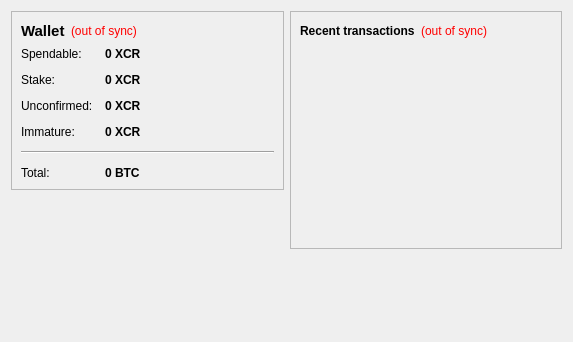
<?xml version="1.0" encoding="UTF-8"?>
<ui version="4.0">
 <class>OverviewPage</class>
 <widget class="QWidget" name="OverviewPage">
  <property name="geometry">
   <rect>
    <x>0</x>
    <y>0</y>
    <width>573</width>
    <height>342</height>
   </rect>
  </property>
  <property name="windowTitle">
   <string>Form</string>
  </property>
  <layout class="QHBoxLayout" name="horizontalLayout" stretch="1,1">
   <item>
    <layout class="QVBoxLayout" name="verticalLayout_2">
     <item>
      <widget class="QFrame" name="frame">
       <property name="frameShape">
        <enum>QFrame::StyledPanel</enum>
       </property>
       <property name="frameShadow">
        <enum>QFrame::Raised</enum>
       </property>
       <layout class="QVBoxLayout" name="verticalLayout_4">
        <item>
         <layout class="QHBoxLayout" name="horizontalLayout_4">
          <item>
           <widget class="QLabel" name="label_5">
            <property name="font">
             <font>
              <pointsize>11</pointsize>
              <weight>75</weight>
              <bold>true</bold>
             </font>
            </property>
            <property name="text">
             <string>Wallet</string>
            </property>
           </widget>
          </item>
          <item>
           <widget class="QLabel" name="labelWalletStatus">
            <property name="toolTip">
             <string>The displayed information may be out of date. Your wallet automatically synchronizes with the Crinkle network after a connection is established, but this process has not completed yet.</string>
            </property>
            <property name="styleSheet">
             <string notr="true">QLabel { color: red; }</string>
            </property>
            <property name="text">
             <string notr="true">(out of sync)</string>
            </property>
            <property name="alignment">
             <set>Qt::AlignLeading|Qt::AlignLeft|Qt::AlignVCenter</set>
            </property>
           </widget>
          </item>
          <item>
           <spacer name="horizontalSpacer_2">
            <property name="orientation">
             <enum>Qt::Horizontal</enum>
            </property>
            <property name="sizeHint" stdset="0">
             <size>
              <width>40</width>
              <height>20</height>
             </size>
            </property>
           </spacer>
          </item>
         </layout>
        </item>
        <item>
         <layout class="QFormLayout" name="formLayout_2">
          <property name="fieldGrowthPolicy">
           <enum>QFormLayout::AllNonFixedFieldsGrow</enum>
          </property>
          <property name="horizontalSpacing">
           <number>12</number>
          </property>
          <property name="verticalSpacing">
           <number>12</number>
          </property>
          <item row="0" column="0">
           <widget class="QLabel" name="label">
            <property name="text">
             <string>Spendable:</string>
            </property>
           </widget>
          </item>
          <item row="0" column="1">
           <widget class="QLabel" name="labelBalance">
            <property name="font">
             <font>
              <weight>75</weight>
              <bold>true</bold>
             </font>
            </property>
            <property name="cursor">
             <cursorShape>IBeamCursor</cursorShape>
            </property>
            <property name="toolTip">
             <string>Your current spendable balance</string>
            </property>
            <property name="text">
             <string notr="true">0 XCR</string>
            </property>
            <property name="textInteractionFlags">
             <set>Qt::LinksAccessibleByMouse|Qt::TextSelectableByKeyboard|Qt::TextSelectableByMouse</set>
            </property>
           </widget>
          </item>
          <item row="1" column="0">
           <widget class="QLabel" name="label_6">
            <property name="text">
             <string>Stake:</string>
            </property>
           </widget>
          </item>
          <item row="1" column="1">
           <widget class="QLabel" name="labelStake">
            <property name="font">
             <font>
              <weight>75</weight>
              <bold>true</bold>
             </font>
            </property>
            <property name="cursor">
             <cursorShape>IBeamCursor</cursorShape>
            </property>
            <property name="toolTip">
             <string>Total of coins that was staked, and do not yet count toward the current balance</string>
            </property>
            <property name="text">
             <string notr="true">0 XCR</string>
            </property>
            <property name="textInteractionFlags">
             <set>Qt::LinksAccessibleByMouse|Qt::TextSelectableByKeyboard|Qt::TextSelectableByMouse</set>
            </property>
           </widget>
          </item>
          <item row="2" column="0">
           <widget class="QLabel" name="label_3">
            <property name="text">
             <string>Unconfirmed:</string>
            </property>
           </widget>
          </item>
          <item row="2" column="1">
           <widget class="QLabel" name="labelUnconfirmed">
            <property name="font">
             <font>
              <weight>75</weight>
              <bold>true</bold>
             </font>
            </property>
            <property name="cursor">
             <cursorShape>IBeamCursor</cursorShape>
            </property>
            <property name="toolTip">
             <string>Total of transactions that have yet to be confirmed, and do not yet count toward the current balance</string>
            </property>
            <property name="text">
             <string notr="true">0 XCR</string>
            </property>
            <property name="textInteractionFlags">
             <set>Qt::LinksAccessibleByMouse|Qt::TextSelectableByKeyboard|Qt::TextSelectableByMouse</set>
            </property>
           </widget>
          </item>
          <item row="3" column="0">
           <widget class="QLabel" name="labelImmatureText">
            <property name="text">
             <string>Immature:</string>
            </property>
           </widget>
          </item>
          <item row="3" column="1">
           <widget class="QLabel" name="labelImmature">
            <property name="font">
             <font>
              <weight>75</weight>
              <bold>true</bold>
             </font>
            </property>
            <property name="toolTip">
             <string>Mined balance that has not yet matured</string>
            </property>
            <property name="text">
             <string notr="true">0 XCR</string>
            </property>
            <property name="textInteractionFlags">
             <set>Qt::LinksAccessibleByMouse|Qt::TextSelectableByKeyboard|Qt::TextSelectableByMouse</set>
            </property>
           </widget>
          </item>
          <item row="4" column="0" colspan="2">
           <widget class="Line" name="line">
            <property name="orientation">
             <enum>Qt::Horizontal</enum>
            </property>
           </widget>
          </item>
          <item row="5" column="0">
           <widget class="QLabel" name="labelTotalText">
            <property name="text">
             <string>Total:</string>
            </property>
           </widget>
          </item>
          <item row="5" column="1">
           <widget class="QLabel" name="labelTotal">
            <property name="font">
             <font>
              <weight>75</weight>
              <bold>true</bold>
             </font>
            </property>
            <property name="cursor">
             <cursorShape>IBeamCursor</cursorShape>
            </property>
            <property name="toolTip">
             <string>Your current total balance</string>
            </property>
            <property name="text">
             <string notr="true">0 BTC</string>
            </property>
            <property name="textInteractionFlags">
             <set>Qt::LinksAccessibleByMouse|Qt::TextSelectableByKeyboard|Qt::TextSelectableByMouse</set>
            </property>
           </widget>
          </item>
         </layout>
        </item>
       </layout>
      </widget>
     </item>
     <item>
      <spacer name="verticalSpacer">
       <property name="orientation">
        <enum>Qt::Vertical</enum>
       </property>
       <property name="sizeHint" stdset="0">
        <size>
         <width>20</width>
         <height>40</height>
        </size>
       </property>
      </spacer>
     </item>
    </layout>
   </item>
   <item>
    <layout class="QVBoxLayout" name="verticalLayout_3">
     <item>
      <widget class="QFrame" name="frame_2">
       <property name="frameShape">
        <enum>QFrame::StyledPanel</enum>
       </property>
       <property name="frameShadow">
        <enum>QFrame::Raised</enum>
       </property>
       <layout class="QVBoxLayout" name="verticalLayout">
        <item>
         <layout class="QHBoxLayout" name="horizontalLayout_2">
          <item>
           <widget class="QLabel" name="label_4">
            <property name="text">
             <string>&lt;b&gt;Recent transactions&lt;/b&gt;</string>
            </property>
           </widget>
          </item>
          <item>
           <widget class="QLabel" name="labelTransactionsStatus">
            <property name="toolTip">
             <string>The displayed information may be out of date. Your wallet automatically synchronizes with the Crinkle network after a connection is established, but this process has not completed yet.</string>
            </property>
            <property name="styleSheet">
             <string notr="true">QLabel { color: red; }</string>
            </property>
            <property name="text">
             <string notr="true">(out of sync)</string>
            </property>
            <property name="alignment">
             <set>Qt::AlignRight|Qt::AlignTrailing|Qt::AlignVCenter</set>
            </property>
           </widget>
          </item>
          <item>
           <spacer name="horizontalSpacer">
            <property name="orientation">
             <enum>Qt::Horizontal</enum>
            </property>
            <property name="sizeHint" stdset="0">
             <size>
              <width>40</width>
              <height>20</height>
             </size>
            </property>
           </spacer>
          </item>
         </layout>
        </item>
        <item>
         <widget class="QListView" name="listTransactions">
          <property name="styleSheet">
           <string notr="true">QListView { background: transparent; }</string>
          </property>
          <property name="frameShape">
           <enum>QFrame::NoFrame</enum>
          </property>
          <property name="verticalScrollBarPolicy">
           <enum>Qt::ScrollBarAlwaysOff</enum>
          </property>
          <property name="horizontalScrollBarPolicy">
           <enum>Qt::ScrollBarAlwaysOff</enum>
          </property>
          <property name="selectionMode">
           <enum>QAbstractItemView::NoSelection</enum>
          </property>
         </widget>
        </item>
       </layout>
      </widget>
     </item>
     <item>
      <spacer name="verticalSpacer_2">
       <property name="orientation">
        <enum>Qt::Vertical</enum>
       </property>
       <property name="sizeHint" stdset="0">
        <size>
         <width>20</width>
         <height>40</height>
        </size>
       </property>
      </spacer>
     </item>
    </layout>
   </item>
  </layout>
 </widget>
 <resources/>
 <connections/>
</ui>
